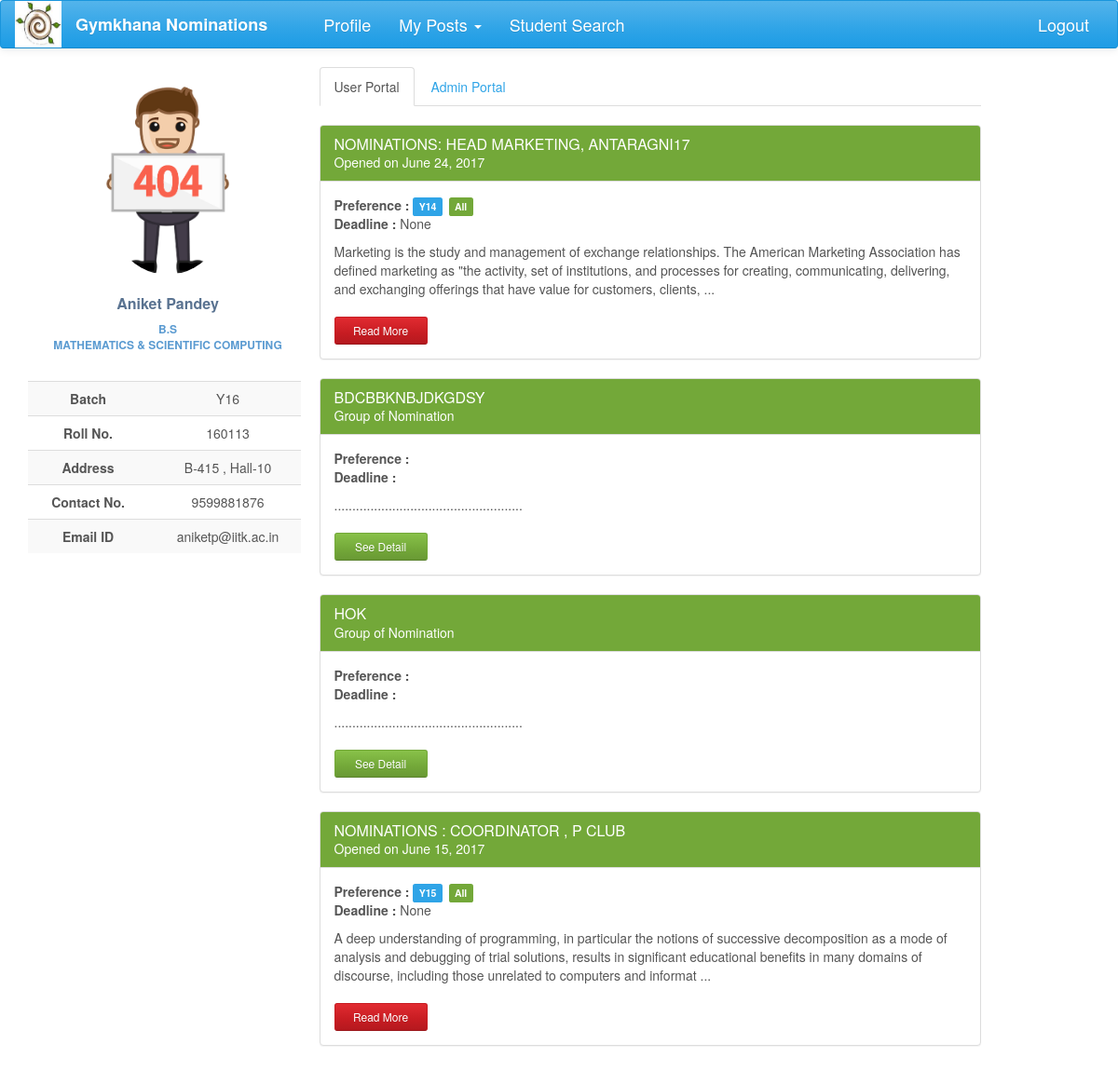
Screenshot of /nominations/ (signed in) with the database file from the repository.
### nomi/models.py (models this page shows, shortened)
class UserProfile(models.Model):
    user = models.OneToOneField(User, on_delete=models.CASCADE)
    user_img = models.ImageField(upload_to=user_directory_path, null=True, blank=True)
    name = models.CharField(max_length=40, blank=True)
    roll_no = models.IntegerField(null=True)
    year = models.CharField(max_length=4, choices=YEAR, default='Y16')
    programme = models.CharField(max_length=7, choices=PROGRAMME, default='B.Tech')
    department = models.CharField(max_length=200, choices=DEPT, default='AE')
    hall = models.CharField(max_length=10, choices=HALL, default=1)
    room_no = models.CharField(max_length=10, null=True, blank=True)
    contact = models.CharField(max_length=10, null=True, blank=True)
    def image_url(self):
        if self.user_img and hasattr(self.user_img, 'url'):
            return self.user_img.url
        else:
            return '/static/nomi/img/banner.png'

class Nomination(models.Model):
    name = models.CharField(max_length=200)
    description = models.TextField(max_length=20000, null=True, blank=True)
    brief_desc = models.TextField(max_length=300, null=True, blank=True)
    nomi_post = models.ForeignKey(Post, null=True)
    nomi_form = models.OneToOneField('forms.Questionnaire', null=True, blank=True)
    status = models.CharField(max_length=50, choices=STATUS, default='Nomination created')
    result_approvals = models.ManyToManyField(Post, related_name='result_approvals', symmetrical=False, blank=True)
    nomi_approvals = models.ManyToManyField(Post, related_name='nomi_approvals', symmetrical=False, blank=True)
    club_search = models.ManyToManyField(Post, related_name='all_clubs', symmetrical=False, blank=True)
    group_status = models.CharField(max_length=50, choices= GROUP_STATUS, default='normal')
    opening_date = models.DateField(null=True, blank=True)
    closing_date = models.DateField(null=True, blank=True, editable=True)
    year_choice = models.CharField(max_length=100, choices=YEAR_1, null=True)
    hall_choice = models.CharField(max_length=100, choices=HALL_1, null=True)
    dept_choice = models.CharField(max_length=100, choices=DEPT_1, null=True)

class GroupNomination(models.Model):
    name = models.CharField(max_length=2000, null=True)
    description = models.CharField(max_length=5000, null=True, blank=True)
    nominations = models.ManyToManyField(Nomination, symmetrical=False, blank=True)
    status = models.CharField(max_length=50, choices=G_STATUS, default='created')
    opening_date = models.DateField(null=True, blank=True, default=time.now())
    approvals = models.ManyToManyField(Post, related_name='group_approvals', symmetrical=False, blank=True)
    club_search = models.ManyToManyField(Post, related_name='groups', symmetrical=False, blank=True)

### nomi/views.py (the view)
def index(request):
    if request.user.is_authenticated:
        try:
            posts = Post.objects.filter(post_holders=request.user)
            username = UserProfile.objects.get(user=request.user)
            grouped_nomi = GroupNomination.objects.filter(status='out')
            nomi = Nomination.objects.filter(group_status='normal').filter(status='Nomination out')
            result_query = sorted(chain(nomi, grouped_nomi), key=attrgetter('opening_date'), reverse=True)
            return render(request, 'index1.html', context={'posts': posts, 'username': username,
                                                           'result_query': result_query})
        except ObjectDoesNotExist:
            profile = UserProfile.objects.create(user=request.user)
            pk = profile.pk
            return HttpResponseRedirect(reverse('profile_update', kwargs={'pk': pk}))
    else:
        return HttpResponseRedirect(reverse('login'))

### nomi/global_contexts.py (called while the page is built)
def context(request):
    if request.user.is_authenticated:
        try:
            my_profile = UserProfile.objects.get(user=request.user)
            my_posts = Post.objects.filter(post_holders=request.user)
            return {'my_posts': my_posts, 'my_profile': my_profile}
        except ObjectDoesNotExist:
            return {'my_posts': 0, 'my_profile': 0}
    else:
        return {'my_posts': 0, 'my_profile': 0}

### nomi/templatetags/temp_tags.py (called while the page is built)
@register.filter
def to_class_name(value):
    return value.__class__.__name__

### nomi/templates/index1.html (shortened to what this page needs)
{% extends 'base2.html' %}
{% load staticfiles %}
{% load bootstrap %}
{% load temp_tags %}
{% block content %}
<div class="profile-content ">
     <ul class="nav nav-tabs">
         <li class="active"><a href="#user" data-toggle="tab" aria-expanded="true">User Portal</a></li>
         {% if posts %}
          <li><a href="{% url 'admin_portal' %}" aria-expanded="false">Admin Portal</a></li>
         {% endif %}
     </ul>
    <div id="myTabContent" class="tab-content">
         <div class="tab-pane fade active in profile-nominations" id="user">
                <br>
                <div>
                    {% for nomi in result_query %}
                    {% if nomi|to_class_name == 'Nomination' %}
                    <div class="panel panel-success">
                    <div class="panel-heading">
                        <h3 class="panel-title">{{ nomi.name.upper }}</h3>
                        <div>Opened on {{nomi.opening_date}}</div>
                    </div>
                    <div class="panel-body">
                        <span style="font-weight: bolder">Preference : </span>
                        <span class="label label-primary">{{nomi.year_choice}}</span>
                        <span class="label label-success">{{nomi.dept_choice}}</span>
                        <p><span style="font-weight: bolder"> Deadline :  </span>{{nomi.closing_date}}</p>
                        <p>{{nomi.brief_desc}} ...</p>
                        <a href="{% url 'nomi_detail' nomi_pk=nomi.pk %}"
                           class="btn btn-sm read-more-button btn-danger">Read More</a>
                    </div>
                    </div>
                    {% else %}
                    <div class="panel panel-success">
                    <div class="panel-heading">
                        <h3 class="panel-title">{{ nomi.name.upper }}</h3>
                        <div>Group of Nomination</div>
                    </div>
                    <div class="panel-body">
                        <span style="font-weight: bolder">Preference : </span>
                        <p><span style="font-weight: bolder"> Deadline :  </span>{{nomi.closing_date}}</p>
                        <p>....................................................</p>
                        <a href="{% url 'group_nomi_detail' pk=nomi.pk %}"
                           class="btn btn-sm read-more-button btn-success">See Detail</a>
                    </div>
                    </div>
                    {% endif %}
                    {% endfor %}
                </div>
         </div>
    </div>
</div>
{% endblock %}

### nomi/templates/base2.html (shortened to what this page needs)
<!DOCTYPE html>
<html lang="en">
{% load staticfiles %}
{% load bootstrap %}
<head>
    <link href="https://maxcdn.bootstrapcdn.com/bootswatch/3.3.7/cerulean/bootstrap.min.css" rel="stylesheet"
>
    <link href="https://maxcdn.bootstrapcdn.com/font-awesome/4.7.0/css/font-awesome.min.css" rel="stylesheet"
>
    <link rel="stylesheet" href="{% static 'nomi/css/main.css' %}" type="text/css">
</head>
<body>
{% block navigation %}
<nav class="navbar navbar-default" id="navbar">
    <div class="container-fluid">
        <div class="navbar-header">
            <a href="#">
                <div>
                    <img src="{% static 'nomi/img/gym.jpg' %}" width="50" height="50">
                </div>
            </a>
        </div>
        <div class="collapse navbar-collapse" id="bs-example-navbar-collapse-1">
            <ul class="nav navbar-nav">
                <li><a href="{% url 'index' %}" id="brand">Gymkhana Nominations</a></li>
                <li><a href="{% url 'profile' %}" id="navbar-links">Profile</a></li>
                {% block posts%}
                {% if my_posts %}
                <li class="dropdown">
                    <a href="#" class="dropdown-toggle" id="navbar-links" data-toggle="dropdown" role="button"
                       aria-expanded="false">My Posts <span class="caret"></span></a>
                </li>
                {% endif %}
                {% endblock %}
                <li><a href="{% url 'info:info' %}" id="navbar-links">Student Search</a></li>
            </ul>
            <ul class="nav navbar-nav navbar-right">
                <li id="navbar-links"><a href="{% url 'logout' %}?next={% url 'login' %}">Logout</a></li>
            </ul>
        </div>
    </div>
</nav>
{% endblock %}
<div class="container-fluid">
    <div  class="row profile">
        <div class="col-lg-3 col-md-3">
            {% block profile %}
            <div id="profile" class="profile-sidebar" style="position:fixed">
                <div class="profile-userpic">
                    <img src="{{ my_profile.image_url }}" class="img-responsive" alt="">
                </div>
                <div class="profile-usertitle">
                    <div class="profile-usertitle-name">
                        {{my_profile.name}}
                    </div>
                    <div class="profile-usertitle-job">
                        {{my_profile.programme}} <br> {{my_profile.department}}
                    </div>
                </div>
                <div class="profile-usermenu">
                    <table class="table table-striped table-hover ">
                        <tbody>
                        <tr>
                            <td id="topic">Batch</td>
                            <td>{{my_profile.year}} </td>
                        </tr>
                        <tr>
                            <td id="topic">Roll No.</td>
                            <td>{{my_profile.roll_no}} </td>
                        </tr>
                        <tr>
                            <td id="topic">Address</td>
                            <td>{{my_profile.room_no}} , Hall-{{my_profile.hall}}</td>
                        </tr>
                        <tr>
                            <td id="topic">Contact No.</td>
                            <td>{{ my_profile.contact }}</td>
                        </tr>
                        <tr>
                            <td id="topic">Email ID</td>
                            <td>{{my_profile.user}}@iitk.ac.in</td>
                        </tr>
                        </tbody>
                    </table>
                </div>
            </div>
            {% endblock %}
        </div>
        <div class="col-lg-8 col-md-8">
            {% block content %}{% endblock %}
        </div>
    </div>
</div>
</body>
</html>

### nomi/static/nomi/css/main.css (style rules this page uses)
#brand { text-decoration: none; font-size: large; font-weight: bold; margin-right: 30px; }
#navbar-links { font-size: large; }
#navbar { position: fixed; width: 100%; z-index: 100; }
body { background: #ffffff; }
.profile { margin: 20px 0; }
.profile-sidebar { padding: 20px 0 10px 0; width: 300px; margin-top: 50px; }
.profile-userpic img { float: none; margin: 0 auto; width: 50%; height: 50%; -webkit-border-radius: 50% !important; -moz-border-radius: 50% !important; border-radius: 50% !important; }
.profile-usertitle { text-align: center; margin-top: 20px; }
.profile-usertitle-name { color: #5a7391; font-size: 16px; font-weight: 600; margin-bottom: 7px; }
.profile-usertitle-job { text-transform: uppercase; color: #5b9bd1; font-size: 12px; font-weight: 600; margin-bottom: 15px; }
.profile-usermenu { margin-top: 30px; }
.profile-usermenu table tbody tr td { text-align: center; }
#topic { font-weight: bolder; }
.profile-content { z-index: 0; margin-top: 32px; padding: 20px; background: #ffffff; min-height: 460px; }
.btn { width: 150px; }
.read-more-button { margin-top: 10px; width: 100px; }
.panel-body p span { margin-bottom: 20px; }
.panel-success { transition: box-shadow 0.2s; }
.label { margin-right: 3px; }
.profile-nominations div div p span { font-weight: bold; }

### rows the page displays
UserProfile: name "Aniket Pandey", programme "B.S", department "MATHEMATICS & SCIENTIFIC COMPUTING", year "Y16", roll_no "160113", room_no "B-415", hall "10", contact "9599881876", user "aniketp"
Nomination: name "NOMINATIONS: HEAD MARKETING, ANTARAGNI17", opening_date "June 24, 2017", year_choice "Y14", dept_choice "All", closing_date "None", brief_desc "Marketing is the study and management of exchange relationships. The American Marketing Association has defined marketing as \"the activity, set of institutions, and processes for creating, communicating, delivering, and exchanging offerings that have value for customers, clients,"
GroupNomination: name "BDCBBKNBJDKGDSY"
GroupNomination: name "HOK"
Nomination: name "NOMINATIONS : COORDINATOR , P CLUB", opening_date "June 15, 2017", year_choice "Y15", dept_choice "All", closing_date "None", brief_desc "A deep understanding of programming, in particular the notions of successive decomposition as a mode of analysis and debugging of trial solutions, results in significant educational benefits in many domains of discourse, including those unrelated to computers and informat"
